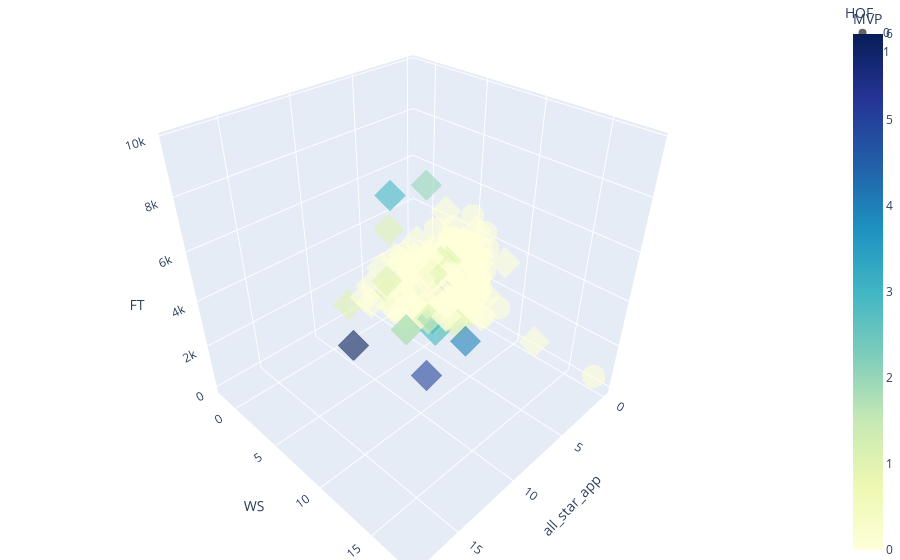

Source (notebook cell):
### Code cell
fig = px.scatter_3d(nba_retired, x='all_star_app', y='WS', z='FT', color='MVP', symbol='HOF', size_max=18, opacity=0.6,\
                   color_continuous_scale='YlGnBu')
fig.update_layout(margin=dict(l=0, r=0, b=0, t=0))
#fig.show()

### Figure 1 — Plotly figure (JSON) as saved in the notebook; plotly's stock layout.template omitted (floating-point values rounded to 4 significant figures; data arrays with more than 128 entries replaced by an {"elided": "..."} marker saying what was removed)
{"data": [{"hovertemplate": "HOF=0<br>all_star_app=%{x}<br>WS=%{y}<br>FT=%{z}<br>MVP=%{marker.color}<extra></extra>", "legendgroup": "0", "marker": {"color": {"elided": "3023 int values"}, "coloraxis": "coloraxis", "opacity": 0.6, "symbol": "circle"}, "mode": "markers", "name": "0", "scene": "scene", "showlegend": true, "type": "scatter3d", "x": {"elided": "3023 int values"}, "y": {"elided": "3023 float values"}, "z": {"elided": "3023 int values"}}, {"hovertemplate": "HOF=1<br>all_star_app=%{x}<br>WS=%{y}<br>FT=%{z}<br>MVP=%{marker.color}<extra></extra>", "legendgroup": "1", "marker": {"color": {"elided": "130 int values"}, "coloraxis": "coloraxis", "opacity": 0.6, "symbol": "diamond"}, "mode": "markers", "name": "1", "scene": "scene", "showlegend": true, "type": "scatter3d", "x": {"elided": "130 int values"}, "y": {"elided": "130 float values"}, "z": {"elided": "130 int values"}}], "layout": {"coloraxis": {"colorbar": {"title": {"text": "MVP"}}, "colorscale": [[0, "rgb(255,255,217)"], [0.125, "rgb(237,248,177)"], [0.25, "rgb(199,233,180)"], [0.375, "rgb(127,205,187)"], [0.5, "rgb(65,182,196)"], [0.625, "rgb(29,145,192)"], [0.75, "rgb(34,94,168)"], [0.875, "rgb(37,52,148)"], [1, "rgb(8,29,88)"]]}, "legend": {"title": {"text": "HOF"}, "tracegroupgap": 0}, "margin": {"b": 0, "l": 0, "r": 0, "t": 0}, "scene": {"domain": {"x": [0, 1], "y": [0, 1]}, "xaxis": {"title": {"text": "all_star_app"}}, "yaxis": {"title": {"text": "WS"}}, "zaxis": {"title": {"text": "FT"}}}}}
